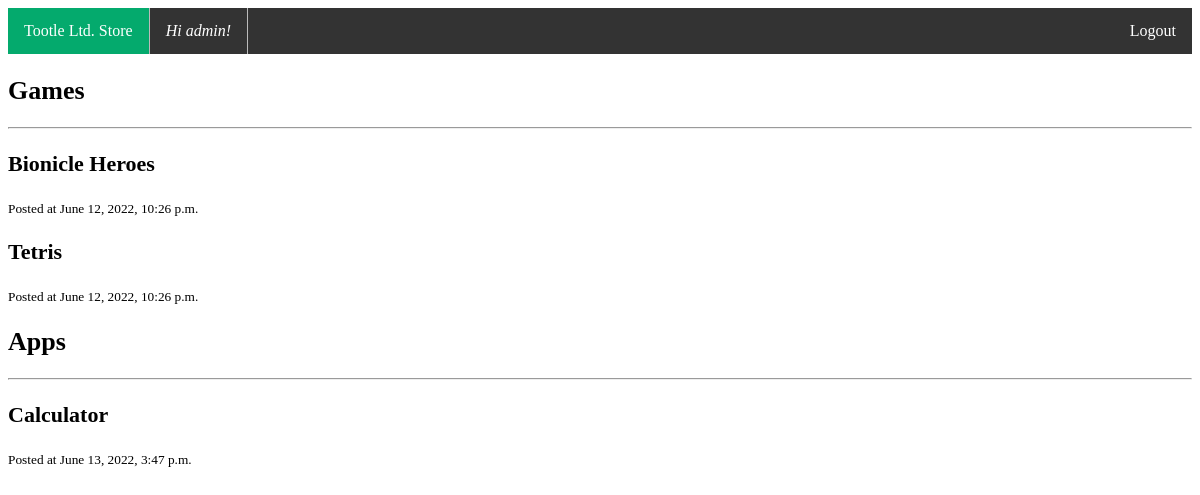
/ (signed in), run on the app's committed database.
### news/models.py (models this page shows, shortened)
class SiteUser(AbstractUser):
    created_at = models.DateTimeField(auto_now_add=True)
    is_user = models.BooleanField(default=False)
    is_publisher = models.BooleanField(default=False)

class Game(models.Model):
    id = models.AutoField(primary_key=True)
    title = models.CharField(max_length=255)
    body = models.TextField()
    date_added = models.DateTimeField(auto_now_add=True)
    class Meta:
        ordering = ['-date_added']

class App(models.Model):
    id = models.AutoField(primary_key=True)
    title = models.CharField(max_length=255)
    body = models.TextField()
    date_added = models.DateTimeField(auto_now_add=True)
    class Meta:
        ordering = ['-date_added']

### news/views.py (the view, shortened to what this page needs)
# urls.py: 2. Add a URL to urlpatterns:  path('', views.home, name='home')
def home(request):
    if request.user.is_authenticated:
        if request.user.is_publisher or request.user.is_user:
            user = SiteUser.objects.get(id=request.user.id)
            return render(request, 'home.html', {'games': Game.objects.all(), 'apps': App.objects.all()})
    return render(request, 'home.html', {'games': Game.objects.all(), 'apps': App.objects.all()})

### news/templates/home.html (shortened to what this page needs)
{% extends 'base.html' %}
{% block content %}
    <h2 style="font-size: 26px"> Games
    </h2>
    <hr/>
    {% for game in games %}
        <div class='post block'>
            <h3 style="font-size: 22px">{{ game.title }} </h3>
            <small>Posted at {{ game.date_added }}</small>
        </div>
    {% endfor %}
    {% if user.is_authenticated %}
    <h2 style="font-size: 26px"> Apps
    </h2>
    <hr/>
    {% for app in apps %}
        <div class='post block'>
            <h3 style="font-size: 22px">{{ app.title }} </h3>
            <small>Posted at {{ app.date_added }}</small>
        </div>
    {% endfor %}
    {% else %}
    <hr/>
    Login in order to view available Apps
    {% endif %}
{% endblock %}

### news/templates/base.html (shortened to what this page needs)
<!DOCTYPE html>
<html>
    <head>
    </head>
    <body>
        <ul>
            <li><a class="active" href="/">Tootle Ltd. Store</a></li>
            {% if user.is_authenticated %}
            <li><a><i>Hi {{ user.username }}!</i></a>
            <li style="float:right"><a href="{% url 'logout' %}">Logout</a></li>
            {% else %}
            <li><a><i>You are not logged in!</i></a></li>
            <li style="float:right"><a href="{% url 'login' %}">Login</a></li>
            {% endif %}
        </ul>
        <section class="section">
            <div class="container">
                {% block content %}
                {% endblock %}
            </div>
        </section>
    </body>
</html>

### news/templates/base.html (style rules this page uses)
ul { list-style-type: none; margin: 0; padding: 0; overflow: hidden; background-color: #333; }
li { float: left; border-right:1px solid #bbb; }
li:last-child { border-right: none; }
li a { display: block; color: white; text-align: center; padding: 14px 16px; text-decoration: none; }
.active { background-color: #04AA6D; }

### data on the page
SiteUser: username "admin"
Game: title "Bionicle Heroes", date_added "June 12, 2022, 10:26 p.m."
Game: title "Tetris", date_added "June 12, 2022, 10:26 p.m."
App: title "Calculator", date_added "June 13, 2022, 3:47 p.m."
